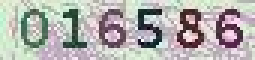
#> input picture data/016586.jpeg, 85 x 20 px (shown 3 times larger); its folder holds only this picture in this run
$ python captcha.py
#> lines starting #> are read from the running program, lines starting #| are printed output that depends on the picture
from PIL import Image
import random
import os

imageDir = "./digit_images"
if not os.path.exists(imageDir):
    os.makedirs(imageDir)

for i in range(10):
    dir = "./%s/%d" % (imageDir, i)
    if not os.path.exists(dir):
        os.makedirs(dir)

dataDir = "./data/"
y = 0
w = 13
h = 20

for name in os.listdir(dataDir):
    x = 5
    value = name.split(".")[0]
    im = Image.open(dataDir + name)
#> im is the input picture: PIL image 85x20 RGB; mean R, G, B 177.8, 176.3, 173.8
    for i in range(6):
        x += w if i > 0 else 0
        region = im.crop((x, y, x + w, y + h))
        resize = region.resize((128, 197), Image.BILINEAR)
        segmentName = random.randint(1, 9999)
        resize.save("./%s/%s/%d.jpeg" % (imageDir, value[i], segmentName))
#> this loop made 6 passes
#> pass 1, `resize = region.resize((128, 197), Image.BILINEAR)`:
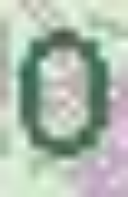
#> resize: PIL image 128x197 RGB; mean R, G, B 173.2, 186.8, 173.6
#> pass 2, `resize = region.resize((128, 197), Image.BILINEAR)`:
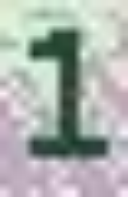
#> resize: PIL image 128x197 RGB; mean R, G, B 172.8, 178.7, 174.6
#> pass 3, `resize = region.resize((128, 197), Image.BILINEAR)`:
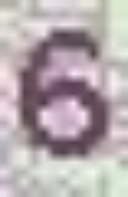
#> resize: PIL image 128x197 RGB; mean R, G, B 181.6, 170.7, 174.2
#> after the loop:
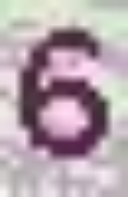
#> resize: PIL image 128x197 RGB; mean R, G, B 180.9, 164.3, 172.6
#> after the loop, x = 70

$ run again, on data/143380.jpeg
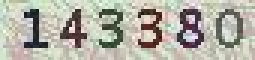
#> input picture data/143380.jpeg, 85 x 20 px (shown 3 times larger)
#> im is the input picture: PIL image 85x20 RGB; mean R, G, B 177.9, 176.4, 164.9
#> the loop `for i in range(6):` made 6 passes
#> pass 1, `resize = region.resize((128, 197), Image.BILINEAR)`:
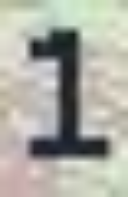
#> resize: PIL image 128x197 RGB; mean R, G, B 173.2, 173.5, 164.5
#> after the loop `for i in range(6):`:
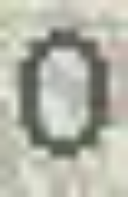
#> resize: PIL image 128x197 RGB; mean R, G, B 177.5, 178.9, 166.7
#> after the loop `for i in range(6):`: x = 70

$ run again, on data/173805.jpeg
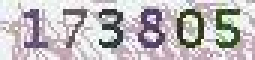
#> input picture data/173805.jpeg, 85 x 20 px (shown 3 times larger)
#> im is the input picture: PIL image 85x20 RGB; mean R, G, B 191.4, 186.3, 189
#> the loop `for i in range(6):` made 6 passes
#> pass 1, `resize = region.resize((128, 197), Image.BILINEAR)`:
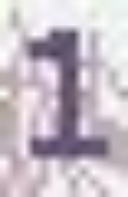
#> resize: PIL image 128x197 RGB; mean R, G, B 198.3, 188.6, 198.2
#> after the loop `for i in range(6):`:
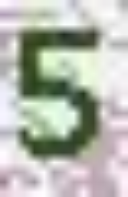
#> resize: PIL image 128x197 RGB; mean R, G, B 181.5, 185.2, 175.6
#> after the loop `for i in range(6):`: x = 70

$ run again, on data/278411.jpg
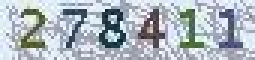
#> input picture data/278411.jpg, 85 x 20 px (shown 3 times larger)
#> im is the input picture: PIL image 85x20 RGB; mean R, G, B 173.5, 182.9, 190.9
#> the loop `for i in range(6):` made 6 passes
#> pass 1, `resize = region.resize((128, 197), Image.BILINEAR)`:
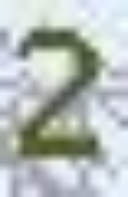
#> resize: PIL image 128x197 RGB; mean R, G, B 181, 188.9, 185.3
#> after the loop `for i in range(6):`:
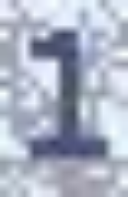
#> resize: PIL image 128x197 RGB; mean R, G, B 171.5, 178.9, 196
#> after the loop `for i in range(6):`: x = 70

$ run again, on data/033886.jpg
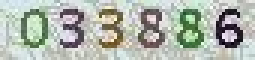
#> input picture data/033886.jpg, 85 x 20 px (shown 3 times larger)
#> im is the input picture: PIL image 85x20 RGB; mean R, G, B 175.8, 182.6, 172.7
#> after the loop `for i in range(6):`:
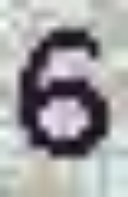
#> resize: PIL image 128x197 RGB; mean R, G, B 162.4, 161.2, 163.1
#> after the loop `for i in range(6):`: x = 70
